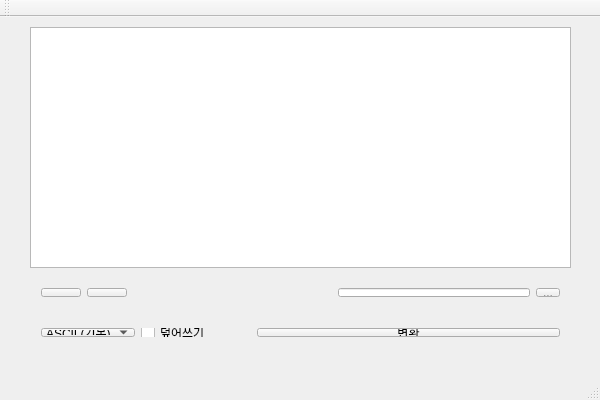
<?xml version="1.0" encoding="UTF-8"?>
<ui version="4.0">
 <class>MainWindow</class>
 <widget class="QMainWindow" name="MainWindow">
  <property name="geometry">
   <rect>
    <x>0</x>
    <y>0</y>
    <width>600</width>
    <height>400</height>
   </rect>
  </property>
  <property name="windowTitle">
   <string>dos2unix</string>
  </property>
  <widget class="QWidget" name="centralWidget">
   <widget class="QWidget" name="horizontalLayoutWidget_2">
    <property name="geometry">
     <rect>
      <x>30</x>
      <y>300</y>
      <width>541</width>
      <height>31</height>
     </rect>
    </property>
    <layout class="QHBoxLayout" name="horizontalLayout_2" stretch="0,0,0,1">
     <item>
      <widget class="QComboBox" name="filetype_selector">
       <item>
        <property name="text">
         <string>ASCII (기본)</string>
        </property>
       </item>
       <item>
        <property name="text">
         <string>7bit</string>
        </property>
       </item>
       <item>
        <property name="text">
         <string>ISO</string>
        </property>
       </item>
       <item>
        <property name="text">
         <string>Mac</string>
        </property>
       </item>
      </widget>
     </item>
     <item>
      <widget class="QCheckBox" name="overwrite_checker">
       <property name="text">
        <string>덮어쓰기</string>
       </property>
      </widget>
     </item>
     <item>
      <spacer name="horizontalSpacer_3">
       <property name="orientation">
        <enum>Qt::Horizontal</enum>
       </property>
       <property name="sizeHint" stdset="0">
        <size>
         <width>40</width>
         <height>20</height>
        </size>
       </property>
      </spacer>
     </item>
     <item>
      <widget class="QPushButton" name="convert">
       <property name="text">
        <string>변환</string>
       </property>
      </widget>
     </item>
    </layout>
   </widget>
   <widget class="QListView" name="files_listview">
    <property name="geometry">
     <rect>
      <x>30</x>
      <y>10</y>
      <width>541</width>
      <height>241</height>
     </rect>
    </property>
    <property name="dragDropMode">
     <enum>QAbstractItemView::DropOnly</enum>
    </property>
    <property name="defaultDropAction">
     <enum>Qt::CopyAction</enum>
    </property>
    <property name="selectionMode">
     <enum>QAbstractItemView::MultiSelection</enum>
    </property>
   </widget>
   <widget class="QWidget" name="gridLayoutWidget">
    <property name="geometry">
     <rect>
      <x>30</x>
      <y>260</y>
      <width>541</width>
      <height>31</height>
     </rect>
    </property>
    <layout class="QGridLayout" name="gridLayout" columnstretch="0,0,0,0,0,0,0">
     <item row="0" column="4">
      <widget class="QLabel" name="label">
       <property name="text">
        <string/>
       </property>
       <property name="pixmap">
        <pixmap resource="icons.qrc">:/icons/folder-line.png</pixmap>
       </property>
      </widget>
     </item>
     <item row="0" column="5">
      <widget class="QLineEdit" name="directory_textbox">
       <property name="text">
        <string/>
       </property>
      </widget>
     </item>
     <item row="0" column="0">
      <widget class="QPushButton" name="addFiles">
       <property name="text">
        <string/>
       </property>
       <property name="icon">
        <iconset resource="icons.qrc">
         <normaloff>:/icons/add-file.png</normaloff>:/icons/add-file.png</iconset>
       </property>
       <property name="iconSize">
        <size>
         <width>20</width>
         <height>20</height>
        </size>
       </property>
       <property name="shortcut">
        <string>Ctrl+O</string>
       </property>
       <property name="default">
        <bool>false</bool>
       </property>
      </widget>
     </item>
     <item row="0" column="6">
      <widget class="QToolButton" name="directoryPicker">
       <property name="text">
        <string>...</string>
       </property>
      </widget>
     </item>
     <item row="0" column="1">
      <widget class="QPushButton" name="deleteFiles">
       <property name="text">
        <string/>
       </property>
       <property name="icon">
        <iconset resource="icons.qrc">
         <normaloff>:/icons/delete-bin.png</normaloff>:/icons/delete-bin.png</iconset>
       </property>
       <property name="iconSize">
        <size>
         <width>20</width>
         <height>20</height>
        </size>
       </property>
      </widget>
     </item>
     <item row="0" column="2">
      <spacer name="horizontalSpacer">
       <property name="orientation">
        <enum>Qt::Horizontal</enum>
       </property>
       <property name="sizeHint" stdset="0">
        <size>
         <width>40</width>
         <height>20</height>
        </size>
       </property>
      </spacer>
     </item>
    </layout>
   </widget>
  </widget>
  <widget class="QMenuBar" name="menuBar">
   <property name="geometry">
    <rect>
     <x>0</x>
     <y>0</y>
     <width>600</width>
     <height>23</height>
    </rect>
   </property>
  </widget>
  <widget class="QToolBar" name="mainToolBar">
   <attribute name="toolBarArea">
    <enum>TopToolBarArea</enum>
   </attribute>
   <attribute name="toolBarBreak">
    <bool>false</bool>
   </attribute>
  </widget>
  <widget class="QStatusBar" name="statusBar"/>
 </widget>
 <layoutdefault spacing="6" margin="11"/>
 <resources>
  <include location="icons.qrc"/>
 </resources>
 <connections/>
</ui>
